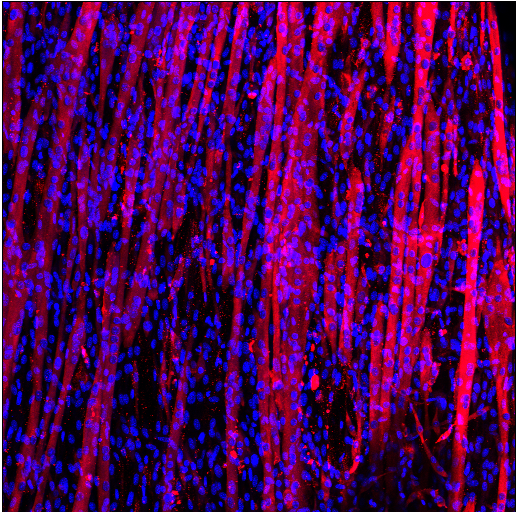
#> input picture Original docs/original_images/Unsort_Stain_Well1_Image1.PNG, 516 x 512 px, found by its file name
$ python -i Try.py   (imports and definitions only)   (older library calls are emulated)
#> lines starting #> are read from the running program, lines starting #| are printed output that depends on the picture; after the words box and inside, x2 and y2 are one past the last pixel; in counts of white or black regions, pixels touching at a corner belong together
import pickle
import pandas as pd
import numpy as np
import cv2
from pathlib import Path

# ---------- load ----------
# [2 lines not run here, left out]

# [1 line that did not run here, left out]
# [1 line that did not run here, left out]

# ---------- feature extractor (same logic you used to train) ----------
def extract_features(image_path):
    img = cv2.imread(str(image_path))
#> img is the input picture: shape (512, 516, 3); mean B, G, R 82.4, 1.5, 78.5
    if img is None:
        raise FileNotFoundError(f"Cannot read: {image_path}")

    gray = cv2.cvtColor(img, cv2.COLOR_BGR2GRAY)
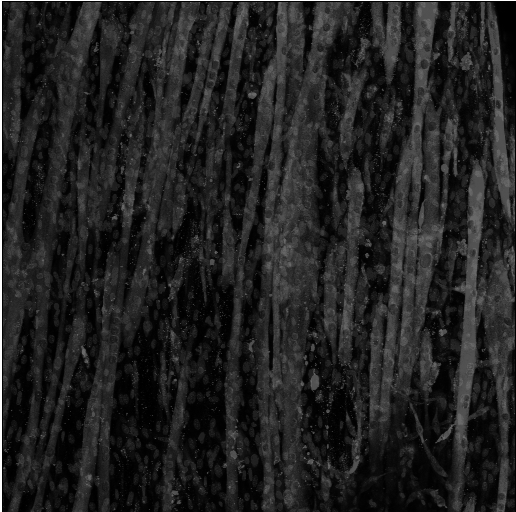
#> gray: shape (512, 516); min 0, max 255, mean 33.7
    hsv  = cv2.cvtColor(img, cv2.COLOR_BGR2HSV)
#> hsv: shape (512, 516, 3); mean H, S, V 150, 252, 118.9

    feats = {}
    feats["mean_intensity"] = np.mean(gray)
    feats["std_intensity"]  = np.std(gray)
    feats["min_intensity"]  = np.min(gray)
    feats["max_intensity"]  = np.max(gray)

    for i, ch in enumerate(["blue", "green", "red"]):
        feats[f"{ch}_mean"] = np.mean(img[:, :, i])
        feats[f"{ch}_std"]  = np.std(img[:, :, i])
#> after the loop, feats = 10 items

    for i, ch in enumerate(["hue", "saturation", "value"]):
        feats[f"{ch}_mean"] = np.mean(hsv[:, :, i])
        feats[f"{ch}_std"]  = np.std(hsv[:, :, i])
#> after the loop, feats = 16 items

    lap = cv2.Laplacian(gray, cv2.CV_64F)
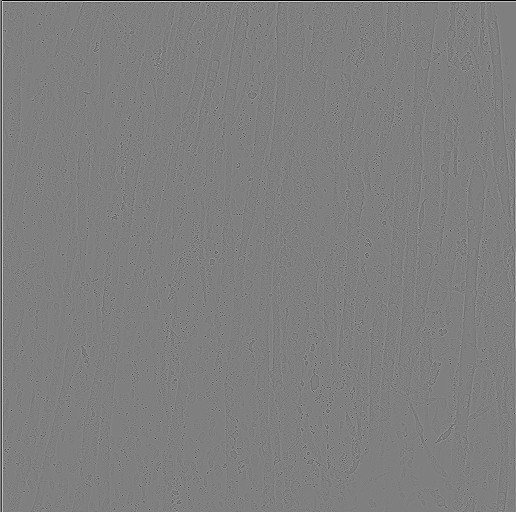
#> lap: shape (512, 516) float64; min -510, max 510, mean -0.4; drawn with min black and max white
    feats["laplacian_var"] = lap.var()

    edges = cv2.Canny(gray, 50, 150)
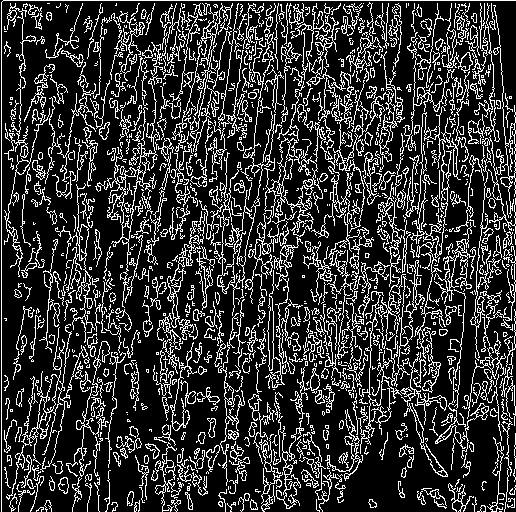
#> edges: shape (512, 516); 20.5% white in thin lines or dots
    feats["edge_density"] = np.sum(edges > 0) / edges.size

    contours, _ = cv2.findContours(edges, cv2.RETR_EXTERNAL, cv2.CHAIN_APPROX_SIMPLE)
#> contours = 884 contours, 672 with area under 20; largest, box (x1, y1, x2, y2) and area: (95, 4, 173, 308) 1128, (21, 324, 88, 472) 678, (482, 5, 516, 245) 640, (210, 16, 314, 316) 636, (311, 80, 369, 275) 533
    feats["num_contours"] = len(contours)
    if contours:
        areas = [cv2.contourArea(c) for c in contours]
#> areas = 884 values, max 1128.5 at index 838, min 0 at index 0, mean 25.66
        feats["mean_contour_area"]  = np.mean(areas)
        feats["max_contour_area"]   = np.max(areas)
        feats["total_contour_area"] = np.sum(areas)
    else:
        feats["mean_contour_area"]  = 0
        feats["max_contour_area"]   = 0
        feats["total_contour_area"] = 0

    kernel = np.ones((5, 5), np.uint8)
    opening = cv2.morphologyEx(gray, cv2.MORPH_OPEN, kernel)
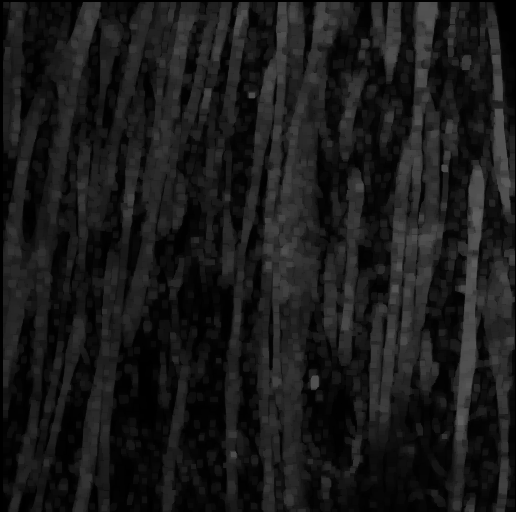
#> opening: shape (512, 516); min 0, max 94, mean 25.5
    closing = cv2.morphologyEx(gray, cv2.MORPH_CLOSE, kernel)
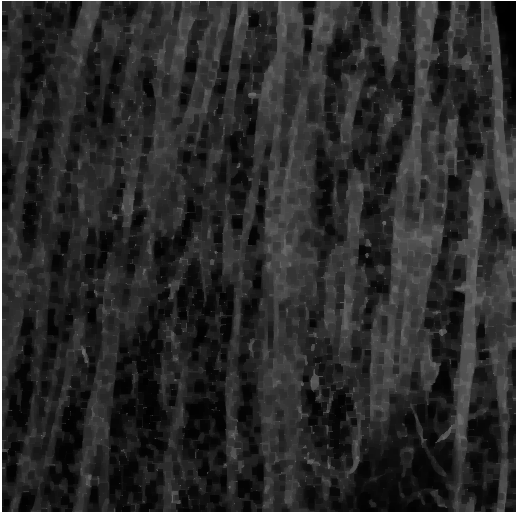
#> closing: shape (512, 516); min 0, max 255, mean 41.4
    feats["opening_mean"] = np.mean(opening)
    feats["closing_mean"] = np.mean(closing)

    # These were present in training; set to 0 for new images
    feats["passage"] = 0
    feats["well"]    = 0
    return feats

# ---------- predict ----------
def predict_all(img_path):
    feats = extract_features(img_path)
#> feats = 26 items
    # ensure same column order as training
    X = pd.DataFrame([feats], columns=feature_names).fillna(0)
    return {t: float(m.predict(X)[0]) for t, m in models.items()}

# ---------- run ----------
img_path = Path(r"C:\Users\styph\OneDrive\Desktop\Lab\original_images\Unsort_Stain_Well1_Image1.PNG")
# [1 line that did not run here, left out]
# [2 lines not run here, left out]

>>> result = extract_features('../original_images/Unsort_Stain_Well1_Image1.PNG')
#> result = 26 items

$ run again, on Original docs/original_images/B1_Low_Well2_Image1.PNG
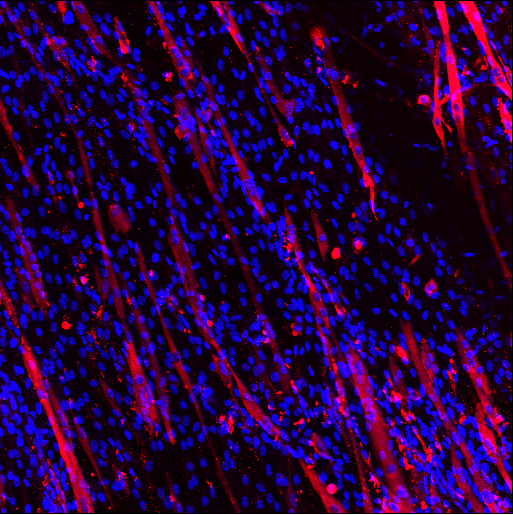
#> input picture Original docs/original_images/B1_Low_Well2_Image1.PNG, 513 x 515 px
#> in extract_features, img is the input picture: shape (515, 513, 3); mean B, G, R 60.6, 0.5, 39.4
#> hsv: shape (515, 513, 3); mean H, S, V 150, 253, 78
#> after the loop in extract_features (call 2), `for i, ch in enumerate(["blue", "green", "red"]):`: feats = 10 items
#> after the loop in extract_features (call 2), `for i, ch in enumerate(["hue", "saturation", "value"]):`: feats = 16 items
#> in extract_features (call 2), `edges = cv2.Canny(gray, 50, 150)`:
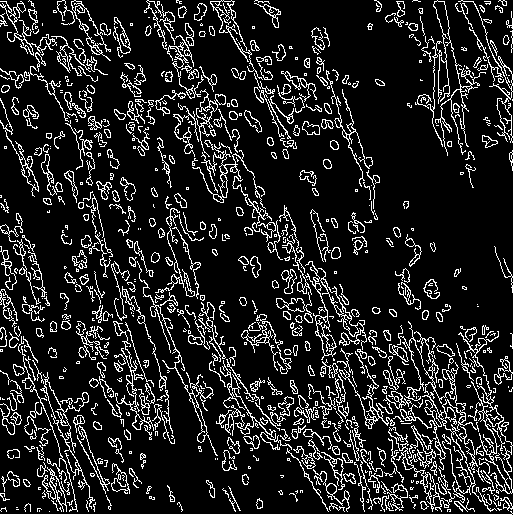
#> edges: shape (515, 513); 13.8% white in thin lines or dots
#> contours = 729 contours, 488 with area under 20; largest, box (x1, y1, x2, y2) and area: (400, 358, 497, 512) 836, (71, 0, 111, 61) 671, (318, 268, 367, 350) 536, (305, 261, 337, 360) 484, (192, 140, 266, 209) 369
#> areas = 729 values, max 836.5 at index 257, min 0 at index 1, mean 28.74
#> in extract_features (call 2), `closing = cv2.morphologyEx(gray, cv2.MORPH_CLOSE, kernel)`:
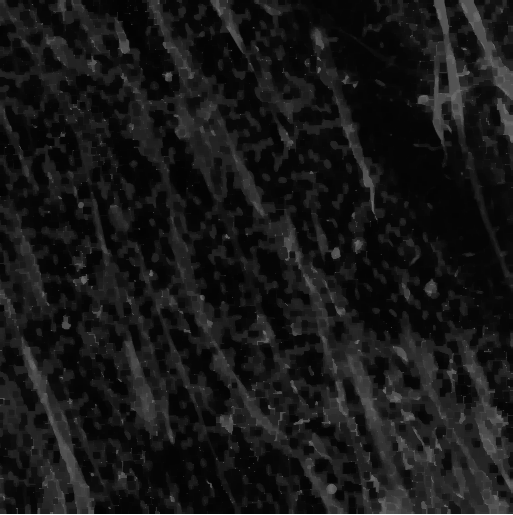
#> closing: shape (515, 513); min 3, max 255, mean 23.5
#> result = 26 items

$ run again, on Original docs/original_images/B1_high.png
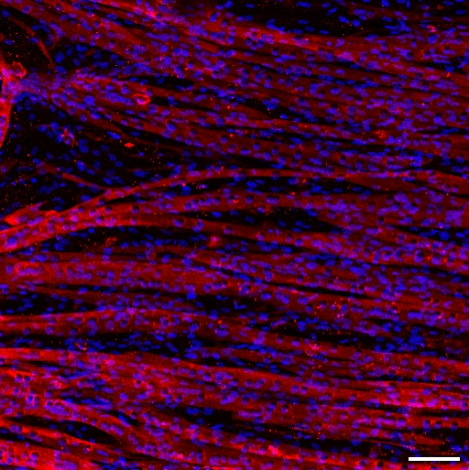
#> input picture Original docs/original_images/B1_high.png, 469 x 470 px
#> in extract_features, img is the input picture: shape (470, 469, 3); mean B, G, R 43.2, 2.5, 67.1
#> in extract_features (call 2), `gray = cv2.cvtColor(img, cv2.COLOR_BGR2GRAY)`:
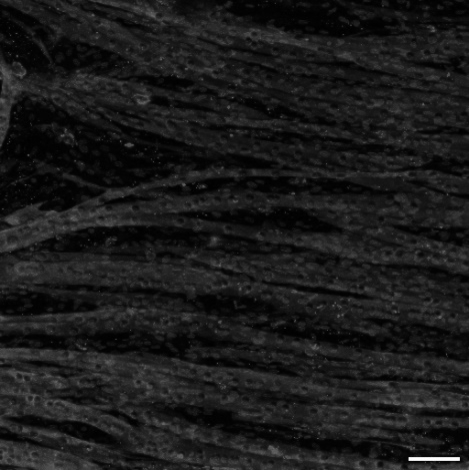
#> gray: shape (470, 469); min 0, max 255, mean 26.5
#> hsv: shape (470, 469, 3); mean H, S, V 113.8, 248.7, 82
#> after the loop in extract_features (call 2), `for i, ch in enumerate(["blue", "green", "red"]):`: feats = 10 items
#> after the loop in extract_features (call 2), `for i, ch in enumerate(["hue", "saturation", "value"]):`: feats = 16 items
#> in extract_features (call 2), `edges = cv2.Canny(gray, 50, 150)`:
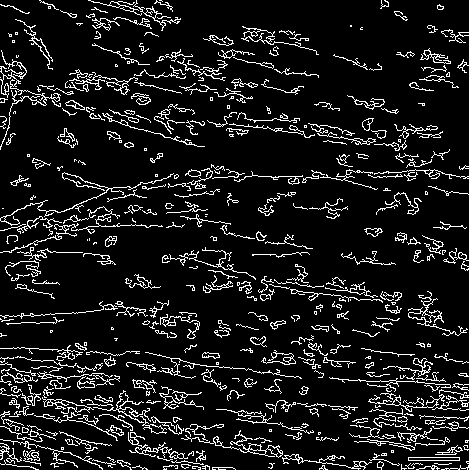
#> edges: shape (470, 469); 10.3% white in thin lines or dots
#> contours = 435 contours, 321 with area under 20; largest, box (x1, y1, x2, y2) and area: (181, 430, 283, 458) 286, (408, 291, 468, 336) 164, (282, 454, 372, 470) 162, (0, 50, 61, 150) 156, (408, 457, 460, 461) 153
#> areas = 435 values, max 286.5 at index 53, min 0 at index 10, mean 18.43
#> result = 26 items
